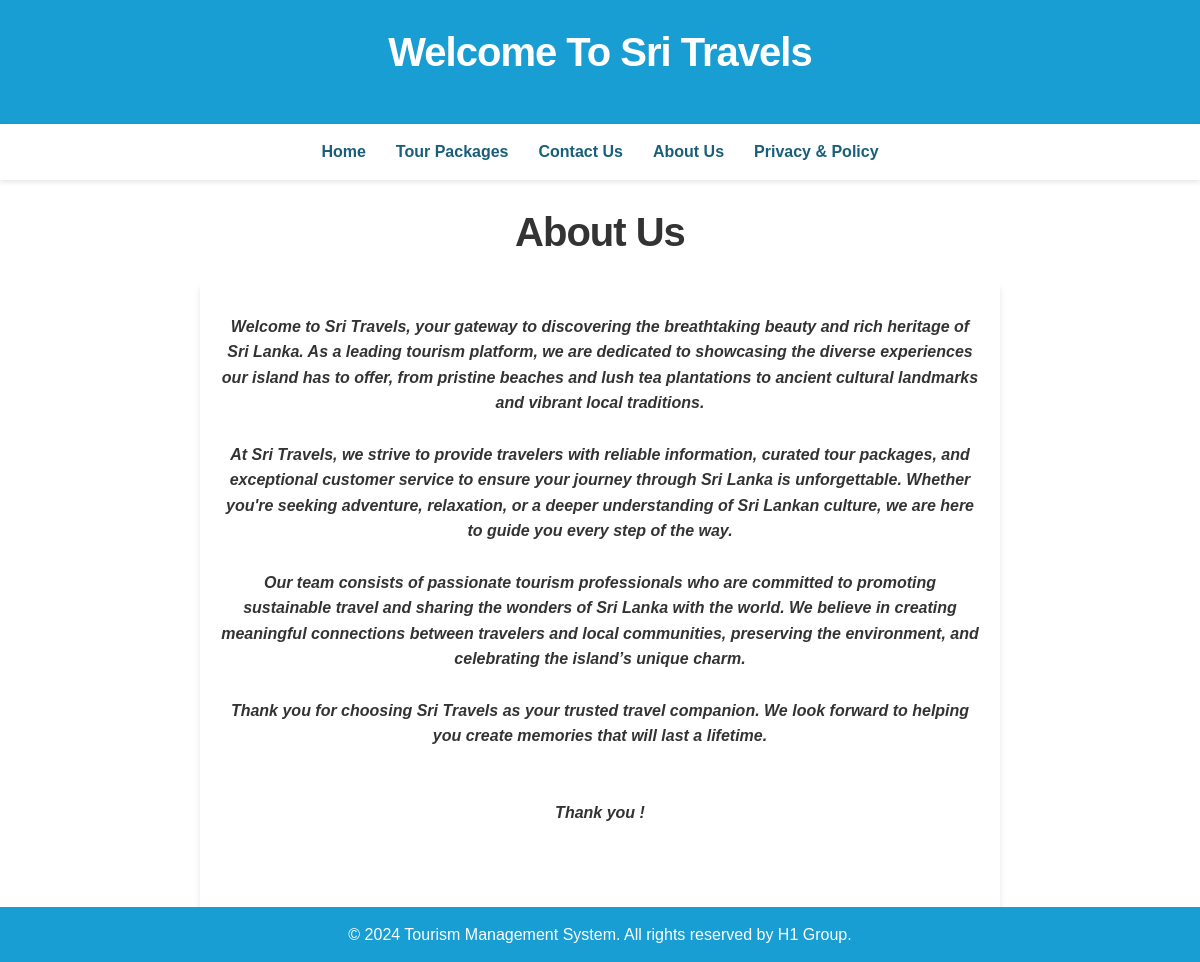
The app's page /sritravels/about.php with its own data.
### tables this page shows
CREATE TABLE IF NOT EXISTS `pages` (
  `id` int NOT NULL AUTO_INCREMENT,  
  `page_name` varchar(100) NOT NULL,  
  `title` varchar(150) NOT NULL,  
  `content` text NOT NULL,  
  `created_at` timestamp NULL DEFAULT CURRENT_TIMESTAMP,  
  `updated_at` timestamp NULL DEFAULT CURRENT_TIMESTAMP ON UPDATE CURRENT_TIMESTAMP,  
  PRIMARY KEY (`id`),  
  UNIQUE KEY `page_name` (`page_name`)  
);

### sritravels/about.php (the view, shortened to what this page needs)
<?php
$database = new Database();
$conn = $database->getConnection();
$query = "SELECT * FROM pages WHERE page_name = 'about_us'";
$result = $conn->query($query);
if ($result->num_rows > 0) {
    $page = $result->fetch_assoc();
    $title = $page['title'];
    $content = $page['content'];
} else {
    $title = "About Us";
    $content = "<p>No content available.</p>";
}
?>
<!DOCTYPE html>
<html lang="en">
<head>
    <link rel="stylesheet" href="assets/css/styles.css">
</head>
<body>
    <?php include 'includes/header.php'; ?>
    <?php include 'includes/navigation.php'; ?>
    <main class="center-text">
        <h1><?php echo htmlspecialchars($title); ?></h1>
        <div class="page-content">
            <?php echo $content; ?>
        </div>
    </main>
    <?php include 'includes/footer.php'; ?>
</body>
</html>

### sritravels/assets/css/styles.css (style rules this page uses)
* { margin: 0; padding: 0; box-sizing: border-box; }
body { font-family: 'Arial', sans-serif; line-height: 1.6; color: #333; background-color: #ffffff; }
h1, h2, h3 { color: var(--primary-color); margin-bottom: 20px; font-weight: 700; text-transform: capitalize; }
h1 { font-size: 2.5rem; letter-spacing: -1px; }
.center-text { text-align: center; margin-top: 20px; }
.page-content { max-width: 800px; margin: 0 auto; padding: 30px 20px; background-color: white; box-shadow: 0 4px 6px rgba(0,0,0,0.1); }

### records on screen
pages: title "About Us", content "Welcome to Sri Travels, your gateway to discovering the breathtaking beauty and rich heritage of Sri Lanka. As a leading tourism platform, we are dedicated to showcasing the diverse experiences our island has to offer, from pristine beaches and lush tea plantations to ancient cultural landmarks and vibrant local traditions. At Sri Travels, we strive to provide travelers with reliable information, curated tour packages, and exceptional customer service to ensure your journey through Sri Lanka is unforgettable. Whether you're seeking adventure, relaxation, or a deeper understanding of Sri Lankan culture, we are here to guide you every step of the way. Our team consists of passionate tourism…"
